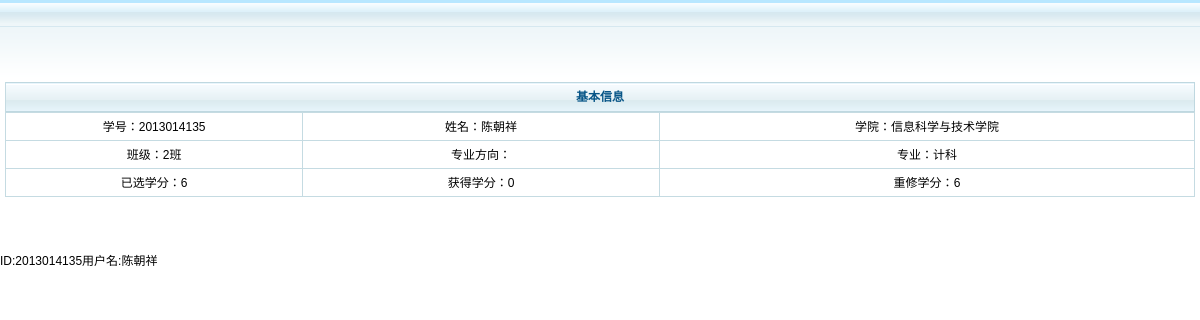
The page /students/scoremain.php (signed in) on the database its author committed.
### tables this page shows
CREATE TABLE IF NOT EXISTS `student` (
  `Id` int(10) NOT NULL COMMENT '学生ID',
  `Name` varchar(30) NOT NULL COMMENT '学生姓名',
  `Sex` varchar(10) NOT NULL COMMENT '学生性别',
  `Password` varchar(20) NOT NULL COMMENT '学生登录密码',
  `Academy` int(10) NOT NULL COMMENT '所属学院ID',
  `Speciality` int(10) NOT NULL COMMENT '所属专业ID',
  `Class` varchar(10) NOT NULL COMMENT '班级 编号',
  `Grade` int(10) NOT NULL COMMENT '所属年级ID',
  `Permission` int(10) NOT NULL COMMENT '权限ID',
  `Dates_Attendance` date NOT NULL COMMENT '入学时间',
  `Phone` varchar(20) NOT NULL COMMENT '联系电话',
  `Identification_Card` varchar(20) NOT NULL COMMENT '身份证号',
  `Nation` varchar(20) DEFAULT '汉' COMMENT '民族',
  `BirthPlace` varchar(20) DEFAULT NULL COMMENT '出生地',
  `BirthDay` date DEFAULT NULL COMMENT '生日',
  `EMail` varchar(50) NOT NULL COMMENT '电子邮箱',
  PRIMARY KEY (`Id`),
  KEY `Grade` (`Grade`),
  KEY `Class` (`Class`),
  KEY `Permission` (`Permission`),
  KEY `Academy` (`Academy`),
  KEY `Speciality` (`Speciality`)
);

CREATE TABLE IF NOT EXISTS `academy` (
  `Id` int(10) NOT NULL COMMENT '学院ID',
  `Name` varchar(30) NOT NULL COMMENT '学院名称',
  PRIMARY KEY (`Id`)
);

CREATE TABLE IF NOT EXISTS `speciality` (
  `Id` int(10) NOT NULL COMMENT '专业ID',
  `Name` varchar(50) NOT NULL COMMENT '专业名称',
  PRIMARY KEY (`Id`)
);

### students/scoremessage.php (called while the page is built, shortened)
<?php
$sql="SELECT * FROM student WHERE Id like '{$_SESSION['ID']}'";
$result=$mysqli->query($sql);
while ($row=$result->fetch_array())
{$Name=$row['Name'];
$AcaID=$row['Academy'];
$Class=$row['Class'];
$spID=$row['Speciality'];}
$sql="SELECT * FROM academy WHERE Id like '{$AcaID}'";
$result=$mysqli->query($sql);
while ($row=$result->fetch_array())
{$Aca=$row['Name'];}
$sql="SELECT * FROM speciality WHERE Id like '{$spID}'";
$result=$mysqli->query($sql);
while ($row=$result->fetch_array())
{$Sp=$row['Name'];}
$sql="select * from curricula_variable where Student_Id like '{$_SESSION['ID']}'";
$result=$mysqli->query($sql);
$sumscore=0;
while ($row=$result->fetch_array()){
	$sql="select * from curricula where Id like'{$row['Curricula_Id']}'";
	$result1=$mysqli->query($sql);
	while ($row1=$result1->fetch_array())
	{$sumscore+=$row1['Credit'];}
}
$getscore=0;
?>

### students/allincluding.php (called while the page is built, shortened)
<?php
include ("inc.php");
include ("scoremessage.php");
?>

### students/scoremain.php (the view, shortened to what this page needs)
<!DOCTYPE html>
<html>
<head>
<link href="../images/style.css" rel="stylesheet" type="text/css" />
</head>
<body>
<div id="contentWrap">
<div class="pageTitle"></div>
<div class="pageColumn">
<div class="pageButton"></div>
<?php
include ("allincluding.php");
?>
  <table>
    <thead>
    <th width="100%">基本信息</th>
    </thead>
    </table>
    <table>
    <tbody>
    	<tr>
        <td width="25%">学号：<?php echo $_SESSION['ID'];?></td>
        <td width="25%">姓名：<?php echo $Name;?></td>
        <td width="50%">学院：<?php echo $Aca;?></td>
      </tr>
      <tr>
        <td width="20%">班级：<?php echo $Class;?></td>
        <td width="30%">专业方向：</td>
        <td width="50%">专业：<?php echo $Sp;?></td>
      </tr>
      <tr>
        <td width="20%">已选学分：<?php echo $sumscore;?></td>
        <td width="30%">获得学分：<?php echo $getscore;?></td>
        <td width="50%">重修学分：<?php echo $sumscore-$getscore?></td>
      </tr>
    </tbody>
  </table>
  <div class="pageButton"></div>
  </div>
</div>
<?php
$result=$mysqli->query("SELECT* FROM student WHERE Id like '{$_SESSION['ID']}'");
while ($row=$result->fetch_array())
{
	echo "ID:".$row["Id"]."用户名:".$row["Name"]."<br />";
}
?>
</body>
</html>

### images/style.css (style rules this page uses)
﻿ body, h1, h2, h3, h4, h5, h6, hr, p, blockquote, dl, dt, dd, ul, ol, li, pre, form, fieldset, legend, button, input, textarea, th, td, img { border:medium none; margin: 0; padding: 0; }
body,button, input, select, textarea { font: 12px/1.5 '宋体',tahoma, Srial, helvetica, sans-serif; }
table { border-collapse: collapse; border-spacing: 0; }
.pageTitle { height:27px; line-height:27px; color:#075587; background:url(page-pageTitle-bg.gif); }
.pageButton { height:50px;color:#075587;font-size: 20px; }
.pageColumn { background:url(page-bg.gif) repeat-x; padding:5px; }
.pageColumn table { width:100% }
.pageColumn thead { border:1px solid #bfd8e0; color:#075587; background:url(page-thead-bg.gif); }
.pageColumn thead th { border-left:1px solid #c5dbe2; text-align:center; height:28px; }
.pageColumn tbody tr { border:1px solid #bfd8e0; height:28px; }
.pageColumn tbody td { text-align:center;border:1px solid #c5dbe2 }

### students/scoremain.php (style rules this page uses)
body { background:#FFF }

### rows shown on the page
student: Name "陈朝祥", Class "2班", Id "2013014135"
academy: Name "信息科学与技术学院"
speciality: Name "计科"

### other values the page prints
$_SESSION['ID'] "2013014135"
$sumscore "6"
$getscore "0"
$sumscore-$getscore "6"
